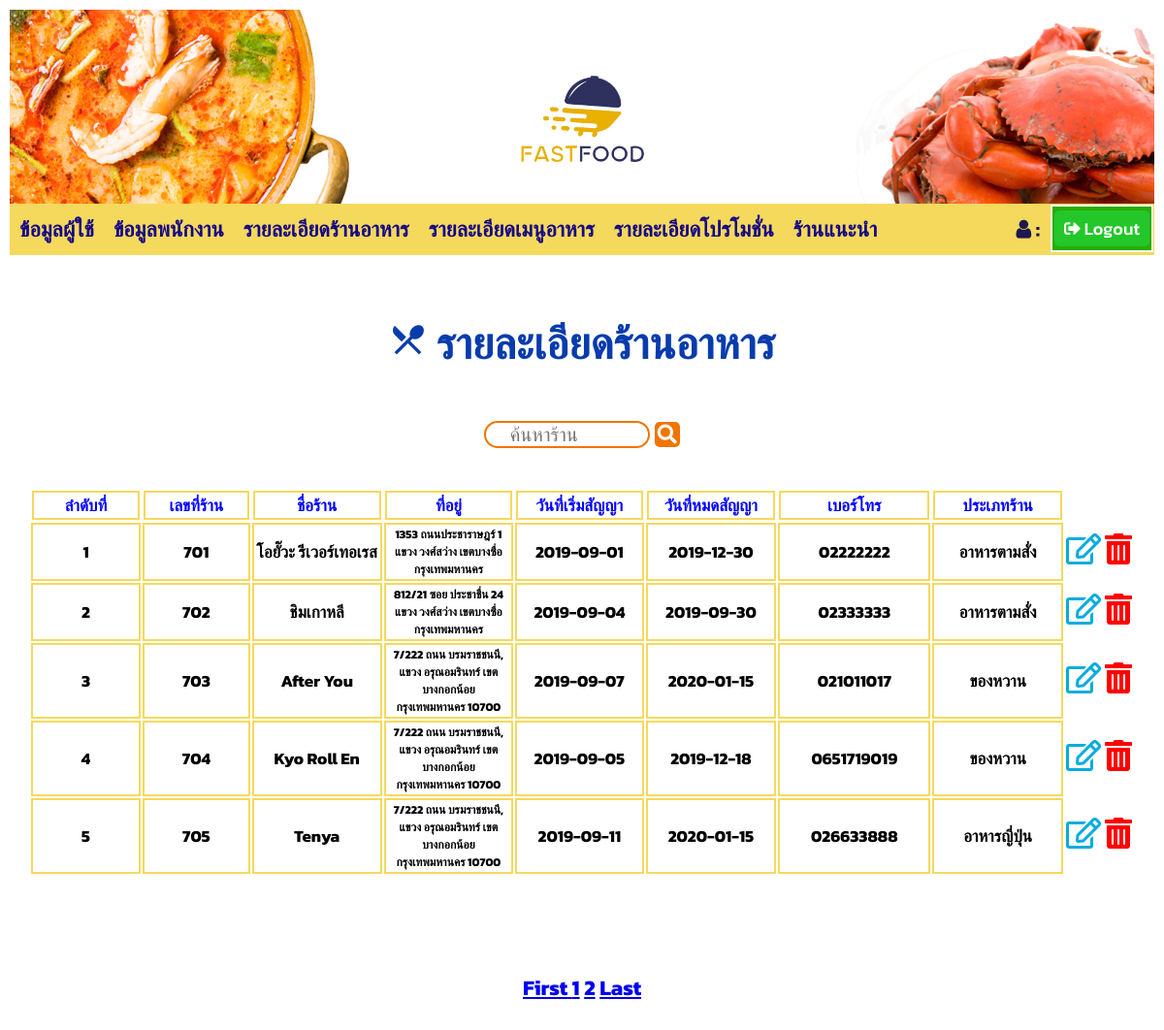
The page /Admin_restaurant-detail.php on the database its author committed.
### tables this page shows
CREATE TABLE `restaurant` (
  `Restaurant_ID` int(20) NOT NULL,
  `Restaurant_Name` varchar(100) NOT NULL,
  `Restaurant_Address` varchar(150) NOT NULL,
  `Restaurant_Start_Contract` date NOT NULL,
  `Restaurant_End_Contract` date NOT NULL,
  `Restaurant_Tel` varchar(11) NOT NULL,
  `Type_ID` int(20) NOT NULL
);

CREATE TABLE `type_of_restaurants` (
  `Type_ID` int(20) NOT NULL,
  `Type_Name_Restaurant` text NOT NULL
);

### Admin_restaurant-detail.php (the view, shortened to what this page needs)
<!DOCTYPE html>
<html lang="en">
<?php
  $pro = $_POST['search'];
?>
<head>
    <link rel="stylesheet" href="css/menu.css">
    <link rel="stylesheet" href="css/lay.css">
    <link rel="stylesheet" href="css/body.css">
    <link rel="stylesheet" href="css/rec.css">
    <link rel="stylesheet" href="css/log.css">
    <link rel="stylesheet" href="css/his.css">
    <link rel='stylesheet' href='https://use.fontawesome.com/releases/v5.7.0/css/all.css'
>
    <link rel="stylesheet" href="https://cdnjs.cloudflare.com/ajax/libs/font-awesome/4.7.0/css/font-awesome.min.css">
</head>
<body>
    <div class="header">
        <center><a href="index.php"><img src="img/logo.png" width="230" height="230"></a></center>
    </div>
    <div class="topnav">
        <a href="Admin_user-detail.php">ข้อมูลผู้ใช้</a>
        <a href="ADmin_employee-detail.php">ข้อมูลพนักงาน</a>
        <a href="Admin_restaurant-detail.php">รายละเอียดร้านอาหาร</a>
        <a href="Admin_restaurant_show_menu.php">รายละเอียดเมนูอาหาร</a>
        <a href="Admin_promotion.php">รายละเอียดโปรโมชั่น</a>
        <a href="Admin_recommend.php">ร้านแนะนำ</a>
        <form  action="logout_All.php" method="POST">
            <div class="login">
               <button type="submit" style.display='block' class="bt" style="background-color: rgb(35, 199, 41);padding: 5px 10px;font-size: 18px;font-weight: 500;border-radius: 5px;"><i class='fas fa-sign-out-alt' style='font-size:17px'></i> Logout</button>
            </div>
        </form>
        <div class="logtext" style = "color:rgb(29, 24, 78);">
            <i class="fa fa-user" style="font-size:20x"></i> :
        </div>
        </div>
    <div class="hispaper">
    <center><h2><i class="material-icons" style="font-size:40px">restaurant_menu</i> รายละเอียดร้านอาหาร</h2>
    <form  method = "POST" action = "Admin_restaurant-detail.php">
        <input name = "search" type = "text" placeholder = " ค้นหาร้าน" style = "height:10px;width : 15%;font-size : 20px;border: 2px solid rgb(240, 116, 1);border-radius:20px;color :blue;" required>
        <button type="submit" class="btmm btmm1" style ="padding: 3px 3px ;font-size:30px"><i class='fas fa-search' style='font-size:20px;display:block'></i></button><br><br>
    </form>
    <?php
    if($pro == ""){
    ?>
    <table>
        <tr>
            <th width="200"> <div align="center" style = "border: 2px solid rgb(245, 217, 93);color :blue;font-size:17px">ลำดับที่</div></th>
            <th width="200"> <div align="center" style = "border: 2px solid rgb(245, 217, 93);color :blue;font-size:17px">เลขที่ร้าน</div></th>
            <th width="230"> <div align="center" style = "border: 2px solid rgb(245, 217, 93);color :blue;font-size:17px">ชื่อร้าน</div></th>
            <th width="200"> <div align="center" style = "border: 2px solid rgb(245, 217, 93);color :blue;font-size:17px">ที่อยู่</div></th>
            <th width="230"> <div align="center" style = "border: 2px solid rgb(245, 217, 93);color :blue;font-size:17px">วันที่เริ่มสัญญา</div></th>
            <th width="230"> <div align="center" style = "border: 2px solid rgb(245, 217, 93);color :blue;font-size:17px">วันที่หมดสัญญา</div></th>
            <th width="230"> <div align="center" style = "border: 2px solid rgb(245, 217, 93);color :blue;font-size:17px">เบอร์โทร</div></th>
            <th width="230"> <div align="center" style = "border: 2px solid rgb(245, 217, 93);color :blue;font-size:17px">ประเภทร้าน</div></th>
        </tr>
    <?php
     require('connect.php');
      $perpage = 5;
            if(isset($_GET['page']))
                {
                     $page = $_GET['page'];
                }
                else
                {
                    $page = 1;
                }
                     $start = ($page - 1) * $perpage;
    $i=1;
    $res = "SELECT * FROM restaurant limit {$start} , {$perpage}";
    $resQuery = mysqli_query($conn,$res);
    while($res = mysqli_fetch_array($resQuery))
    {
    ?>
        <tr>
            <td style = "border: 2px solid rgb(245, 217, 93);font-size:17px"><div align="center"><?php echo $i+$start;?></div></td>
            <td style = "border: 2px solid rgb(245, 217, 93);font-size:17px"><div align="center"><?php echo $res["Restaurant_ID"];?></td>
            <td style = "border: 2px solid rgb(245, 217, 93);font-size:17px"><div align="center"><?php echo $res["Restaurant_Name"];?></td>
            <td style = "border: 2px solid rgb(245, 217, 93);font-size:12px"><div align="center"><?php echo $res["Restaurant_Address"];?></td>
            <td style = "border: 2px solid rgb(245, 217, 93);font-size:17px"><div align="center"><?php echo $res["Restaurant_Start_Contract"];?></td>
            <td style = "border: 2px solid rgb(245, 217, 93);font-size:17px"><div align="center"><?php echo $res["Restaurant_End_Contract"];?></td>
            <td style = "border: 2px solid rgb(245, 217, 93);font-size:17px"><div align="center"><?php echo $res["Restaurant_Tel"];?></td>
        <?php
            $type ="SELECT * FROM type_of_restaurants";
            $typeQuery = mysqli_query($conn,$type);
            while($type1 = mysqli_fetch_array($typeQuery))
            {
                if($type1['Type_ID'] == $res['Type_ID'])
                {
                    $name = $type1["Type_Name_Restaurant"];
                }
            }
        ?>
            <td style = "border: 2px solid rgb(245, 217, 93);font-size:17px"><div align="center"><?php echo $name;?></td>
        <td align="center"><a href="Admin_Edit_Detail_All.php?Restaurant_ID=<?php echo $res["Restaurant_ID"];?><?php $_SESSION['check'] = "Restaurant";?>" style ="color:blue"><i class='far fa-edit' style='font-size:32px;color:rgb(4, 172, 223)'></i></a></td>
            <td align="center"><a href="Admin_delete-All.php?Restaurant_ID=<?php echo $res["Restaurant_ID"];?><?php $_SESSION['check'] = "Restaurant";?>"><i class='fas fa-trash-alt' style='font-size:32px;color:red'></i></a></td>
        </tr>
    <?php
    $i++;
    }
    ?>
    </table>
    <?php
         $sql2 = "SELECT * FROM restaurant ";
         $query2 = mysqli_query($conn, $sql2);
         $total_record = mysqli_num_rows($query2);
         $total_page = ceil($total_record / $perpage);
        ?>
        <br><br><br>
        <nav>
         <a href="Admin_restaurant-detail.php" aria-label="Previous">
         <span aria-hidden="true" >First</span>
         </a>
         <?php
         for($i=1;$i<=$total_page;$i++){ ?>
         <a href="Admin_restaurant-detail.php?page=<?php echo $i; ?>"><?php echo $i; ?></a>
         <?php } ?>
         <a href="Admin_restaurant-detail.php?page=<?php echo $total_page;?>" aria-label="Next">
         <span aria-hidden="true">Last</span>
         </a>
        </nav>
    <?php
    }
    ?>
    </center>
    </div>
</body>
</html>

### css/menu.css (style rules this page uses)
* { box-sizing: border-box; }
img { border-radius: 20%; }
h2 { font-family: 'Kanit', sans-serif; font-size: 24px; font-weight: 650; color:rgb(240, 116, 1); }
.btmm { border: none; color: white; padding: 15px 30px; cursor: pointer; font-family: 'Kanit', sans-serif; font-size:22px; font-weight: 800; border-radius: 5px; }
.btmm1 { background-color: rgb(240, 116, 1); color: rgb(255, 255, 255); }

### css/lay.css (style rules this page uses)
* { box-sizing: border-box; }
body { margin: 10px; }
.header { text-align: center; background:url(../img/top.png); background-size:cover; width:100%; height: 200px; }
.topnav { width: 100%; overflow: hidden; background-color: rgb(245, 217, 93); font-family: 'Kanit', sans-serif; font-size: 22px; font-weight: 700; position: sticky; top:0; }
.topnav a { float: left; display: block; color: #150685; text-align: left; padding: 10px 10px; text-decoration: none; }
@media (min-width:600px) { .header { width: 100%; } }
@media (min-width:600px) { .topnav { width: 100%; } }
.login { float: right; display: block; text-align: left; text-decoration: none; background-color: rgb(41, 172, 5); cursor:pointer; font-family: 'Kanit', sans-serif; font-size: 19px; font-weight: 500; border: 2px solid #f8f8f8; margin: 1px; }
.logtext { padding: 10px 10px; float: right; display: block; text-align: left; text-decoration: none; font-family: 'Kanit', sans-serif; font-size: 22px; font-weight: 700; color:rgb(41, 172, 5); }

### css/body.css (style rules this page uses)
* { box-sizing: border-box; }
img { border-radius: 20px; }
h2 { font-family: 'Kanit', sans-serif; font-size: 27px; font-weight: 700; color:rgb(88, 94, 175); }

### css/rec.css (style rules this page uses)
* { box-sizing: border-box; }
.bt { background-color: #4CAF50; border: none; color: white; padding: 16px 32px; text-align: center; text-decoration: none; display: inline-block; margin: 4px 2px; -webkit-transition-duration: 0.4s; transition-duration: 0.4s; cursor: pointer; font-family: 'Kanit', sans-serif; font-size: 20px; font-weight: 700; border-radius: 10px; }

### css/log.css (style rules this page uses)
* { box-sizing: border-box; }
input[type=text], input[type=password] { width: 100%; padding: 12px 20px; margin: 8px 0; display: inline-block; border: 1px solid #ccc; box-sizing: border-box; font-family: 'Kanit', sans-serif; font-size: 15px; font-weight: 500; }

### css/his.css (style rules this page uses)
* { box-sizing: border-box; }
.hispaper { padding:20px; width:100%; height: 800px; font-family: 'Kanit', sans-serif; font-size: 22px; font-weight: 700; }
h2 { font-family: 'Kanit', sans-serif; font-size: 45px; font-weight: 700; color:rgb(8, 60, 173); }

### rows shown on the page
restaurant: start "1", Restaurant_ID "701", Restaurant_Name "โอยั๊วะ รีเวอร์เทอเรส", Restaurant_Address "1353 ถนนประชาราษฎร์ 1 แขวง วงศ์สว่าง เขตบางซื่อ กรุงเทพมหานคร", Restaurant_Start_Contract "2019-09-01", Restaurant_End_Contract "2019-12-30", Restaurant_Tel "02222222", Type_ID.Type_Name_Restaurant "อาหารตามสั่ง"
restaurant: start "2", Restaurant_ID "702", Restaurant_Name "ชิมเกาหลี", Restaurant_Address "812/21 ซอย ประชาชื่น 24 แขวง วงศ์สว่าง เขตบางซื่อ กรุงเทพมหานคร", Restaurant_Start_Contract "2019-09-04", Restaurant_End_Contract "2019-09-30", Restaurant_Tel "02333333", Type_ID.Type_Name_Restaurant "อาหารตามสั่ง"
restaurant: start "3", Restaurant_ID "703", Restaurant_Name "After You", Restaurant_Address "7/222 ถนน บรมราชชนนี, แขวง อรุณอมรินทร์ เขตบางกอกน้อย กรุงเทพมหานคร 10700", Restaurant_Start_Contract "2019-09-07", Restaurant_End_Contract "2020-01-15", Restaurant_Tel "021011017", Type_ID.Type_Name_Restaurant "ของหวาน"
restaurant: start "4", Restaurant_ID "704", Restaurant_Name "Kyo Roll En", Restaurant_Address "7/222 ถนน บรมราชชนนี, แขวง อรุณอมรินทร์ เขตบางกอกน้อย กรุงเทพมหานคร 10700", Restaurant_Start_Contract "2019-09-05", Restaurant_End_Contract "2019-12-18", Restaurant_Tel "0651719019", Type_ID.Type_Name_Restaurant "ของหวาน"
restaurant: start "5", Restaurant_ID "705", Restaurant_Name "Tenya", Restaurant_Address "7/222 ถนน บรมราชชนนี, แขวง อรุณอมรินทร์ เขตบางกอกน้อย กรุงเทพมหานคร 10700", Restaurant_Start_Contract "2019-09-11", Restaurant_End_Contract "2020-01-15", Restaurant_Tel "026633888", Type_ID.Type_Name_Restaurant "อาหารญี่ปุ่น"
